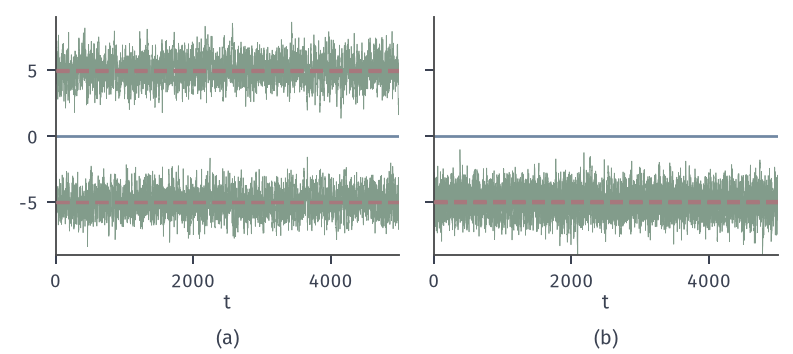

Python code for this plot:
from pathlib import Path
import sys
HERE = Path(__file__).resolve().parent
sys.path.insert(0, str(HERE.parent/"mcerr-common"))
from mcerr_fig import *
# Target pi = 0.5 N(-5,1) + 0.5 N(5,1), I = E_pi[X] = 0.  Random-walk Metropolis-Hastings with proposal
# y = x + N(0,1), acceptance min{1, p(y)/p(x)}, 5000 steps per chain.
# (a) four chains started at -7, -3, 3, 7 (seed 3131); (b) four chains started at -7, -6, -4, -3 (seed 3132).
# Green: trace of each chain; red dashed: each chain's running mean at t = 5000; blue: I = 0.
T = 5000
def logp(x): return np.logaddexp(-(x+5)**2/2, -(x-5)**2/2)
def run(x0s, seed):
    rng = np.random.default_rng(seed); x = np.array(x0s, float); out = np.empty((len(x0s), T)); acc = 0
    for t in range(T):
        y = x + rng.standard_normal(len(x)); ok = np.log(rng.random(len(x))) < logp(y) - logp(x)
        x = np.where(ok, y, x); acc += ok.sum(); out[:, t] = x
    return out, acc/(T*len(x0s))
A, accA = run([-7, -3, 3, 7], 3131); B, accB = run([-7, -6, -4, -3], 3132)
fig, axes = figure(width_mm=112, height_mm=50, ncols=2, sharey=True)
panel(fig, left=.07, right=.98, bottom=.28, top=.95, wspace=.1)
t = np.arange(1, T+1)
for ax, S in zip(axes, (A, B)):
    for x in S:
        ax.plot(t, x, color=GREEN, lw=.3)
        ax.plot([0, T], [x.mean()]*2, color=RED, lw=1.3, ls=DASH, zorder=5)
    ax.axhline(0, color=BLUE, lw=1.1)
    ax.set_xlim(0, T); ax.set_ylim(-9, 9); ax.set_xticks([0, 2000, 4000]); ax.set_yticks([-5, 0, 5]); axlab(ax, '$t$')
tags(fig, axes)
save(fig, HERE, 'figure', {'means_A': A.mean(1).tolist(), 'means_B': B.mean(1).tolist(), 'acc': [accA, accB],
     'sign_changes_A': [int(np.sum(np.diff(np.sign(x)) != 0)) for x in A], 'sign_changes_B': [int(np.sum(np.diff(np.sign(x)) != 0)) for x in B],
     'overall_mean_A': float(A.mean()), 'overall_mean_B': float(B.mean())})
